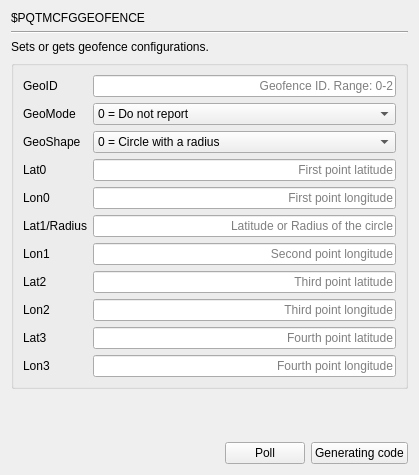
     <widget class="QWidget" name="page_PQTMCFGGEOFENCE">
      <layout class="QGridLayout" name="gridLayout">
       <item row="0" column="0">
        <widget class="QLabel" name="label_516">
         <property name="text">
          <string>$PQTMCFGGEOFENCE</string>
         </property>
        </widget>
       </item>
       <item row="1" column="0" colspan="3">
        <widget class="Line" name="line_134">
         <property name="orientation">
          <enum>Qt::Horizontal</enum>
         </property>
        </widget>
       </item>
       <item row="3" column="0" colspan="3">
        <widget class="QGroupBox" name="groupBox_128">
         <property name="title">
          <string/>
         </property>
         <layout class="QGridLayout" name="gridLayout_37">
          <item row="4" column="0">
           <widget class="QLabel" name="label_28">
            <property name="text">
             <string>Lon0</string>
            </property>
           </widget>
          </item>
          <item row="1" column="1">
           <widget class="QComboBox" name="comboBox_PQTMCFGGEOFENCE_GeoMode">
            <property name="currentIndex">
             <number>0</number>
            </property>
            <item>
             <property name="text">
              <string>0 = Do not report</string>
             </property>
            </item>
            <item>
             <property name="text">
              <string>1 = Report when entering the geo-fence</string>
             </property>
            </item>
            <item>
             <property name="text">
              <string>2 = Report when leaving the geo-fence</string>
             </property>
            </item>
            <item>
             <property name="text">
              <string>3 = Report when entering or leaving the geo-fence</string>
             </property>
            </item>
           </widget>
          </item>
          <item row="9" column="1">
           <widget class="QLineEdit" name="lineEdit_PQTMCFGGEOFENCE_Lat3">
            <property name="alignment">
             <set>Qt::AlignRight|Qt::AlignTrailing|Qt::AlignVCenter</set>
            </property>
            <property name="placeholderText">
             <string>Fourth point latitude</string>
            </property>
           </widget>
          </item>
          <item row="5" column="0">
           <widget class="QLabel" name="label_29">
            <property name="text">
             <string>Lat1/Radius</string>
            </property>
           </widget>
          </item>
          <item row="0" column="0">
           <widget class="QLabel" name="label_26">
            <property name="text">
             <string>GeoID</string>
            </property>
           </widget>
          </item>
          <item row="10" column="1">
           <widget class="QLineEdit" name="lineEdit_PQTMCFGGEOFENCE_Lon3">
            <property name="alignment">
             <set>Qt::AlignRight|Qt::AlignTrailing|Qt::AlignVCenter</set>
            </property>
            <property name="placeholderText">
             <string>Fourth point longitude</string>
            </property>
           </widget>
          </item>
          <item row="9" column="0">
           <widget class="QLabel" name="label_33">
            <property name="text">
             <string>Lat3</string>
            </property>
           </widget>
          </item>
          <item row="3" column="0">
           <widget class="QLabel" name="label_27">
            <property name="text">
             <string>Lat0</string>
            </property>
           </widget>
          </item>
          <item row="5" column="1">
           <widget class="QLineEdit" name="lineEdit_PQTMCFGGEOFENCE_Lat1_Radius">
            <property name="alignment">
             <set>Qt::AlignRight|Qt::AlignTrailing|Qt::AlignVCenter</set>
            </property>
            <property name="placeholderText">
             <string>Latitude or Radius of the circle</string>
            </property>
           </widget>
          </item>
          <item row="10" column="0">
           <widget class="QLabel" name="label_34">
            <property name="text">
             <string>Lon3</string>
            </property>
           </widget>
          </item>
          <item row="3" column="1">
           <widget class="QLineEdit" name="lineEdit_PQTMCFGGEOFENCE_Lat0">
            <property name="alignment">
             <set>Qt::AlignRight|Qt::AlignTrailing|Qt::AlignVCenter</set>
            </property>
            <property name="placeholderText">
             <string>First point latitude</string>
            </property>
           </widget>
          </item>
          <item row="1" column="0">
           <widget class="QLabel" name="label_712">
            <property name="text">
             <string>GeoMode</string>
            </property>
           </widget>
          </item>
          <item row="8" column="1">
           <widget class="QLineEdit" name="lineEdit_PQTMCFGGEOFENCE_Lon2">
            <property name="alignment">
             <set>Qt::AlignRight|Qt::AlignTrailing|Qt::AlignVCenter</set>
            </property>
            <property name="placeholderText">
             <string>Third point longitude</string>
            </property>
           </widget>
          </item>
          <item row="6" column="1">
           <widget class="QLineEdit" name="lineEdit_PQTMCFGGEOFENCE_Lon1">
            <property name="alignment">
             <set>Qt::AlignRight|Qt::AlignTrailing|Qt::AlignVCenter</set>
            </property>
            <property name="placeholderText">
             <string>Second point longitude</string>
            </property>
           </widget>
          </item>
          <item row="7" column="1">
           <widget class="QLineEdit" name="lineEdit_PQTMCFGGEOFENCE_Lat2">
            <property name="alignment">
             <set>Qt::AlignRight|Qt::AlignTrailing|Qt::AlignVCenter</set>
            </property>
            <property name="placeholderText">
             <string>Third point latitude</string>
            </property>
           </widget>
          </item>
          <item row="4" column="1">
           <widget class="QLineEdit" name="lineEdit_PQTMCFGGEOFENCE_Lon0">
            <property name="alignment">
             <set>Qt::AlignRight|Qt::AlignTrailing|Qt::AlignVCenter</set>
            </property>
            <property name="placeholderText">
             <string>First point longitude</string>
            </property>
           </widget>
          </item>
          <item row="0" column="1">
           <widget class="QLineEdit" name="lineEdit_PQTMCFGGEOFENCE_GeoID">
            <property name="alignment">
             <set>Qt::AlignRight|Qt::AlignTrailing|Qt::AlignVCenter</set>
            </property>
            <property name="placeholderText">
             <string>Geofence ID. Range: 0-2</string>
            </property>
           </widget>
          </item>
          <item row="2" column="1">
           <widget class="QComboBox" name="comboBox_PQTMCFGGEOFENCE_GeoShape">
            <property name="currentIndex">
             <number>0</number>
            </property>
            <item>
             <property name="text">
              <string>0 = Circle with a radius</string>
             </property>
            </item>
            <item>
             <property name="text">
              <string>1 = Circle with one point on circle</string>
             </property>
            </item>
            <item>
             <property name="text">
              <string>2 = Triangle</string>
             </property>
            </item>
            <item>
             <property name="text">
              <string>3 = Quadrangle</string>
             </property>
            </item>
           </widget>
          </item>
          <item row="8" column="0">
           <widget class="QLabel" name="label_32">
            <property name="text">
             <string>Lon2</string>
            </property>
           </widget>
          </item>
          <item row="2" column="0">
           <widget class="QLabel" name="label_713">
            <property name="text">
             <string>GeoShape</string>
            </property>
           </widget>
          </item>
          <item row="7" column="0">
           <widget class="QLabel" name="label_31">
            <property name="text">
             <string>Lat2</string>
            </property>
           </widget>
          </item>
          <item row="6" column="0">
           <widget class="QLabel" name="label_30">
            <property name="text">
             <string>Lon1</string>
            </property>
           </widget>
          </item>
         </layout>
        </widget>
       </item>
       <item row="4" column="2">
        <spacer name="verticalSpacer">
         <property name="orientation">
          <enum>Qt::Vertical</enum>
         </property>
         <property name="sizeHint" stdset="0">
          <size>
           <width>20</width>
           <height>47</height>
          </size>
         </property>
        </spacer>
       </item>
       <item row="5" column="0">
        <spacer name="horizontalSpacer_153">
         <property name="orientation">
          <enum>Qt::Horizontal</enum>
         </property>
         <property name="sizeHint" stdset="0">
          <size>
           <width>194</width>
           <height>20</height>
          </size>
         </property>
        </spacer>
       </item>
       <item row="5" column="1">
        <widget class="QPushButton" name="poll_PQTMCFGGEOFENCE">
         <property name="text">
          <string>Poll</string>
         </property>
        </widget>
       </item>
       <item row="5" column="2">
        <widget class="QPushButton" name="GC_PQTMCFGGEOFENCE">
         <property name="layoutDirection">
          <enum>Qt::LeftToRight</enum>
         </property>
         <property name="text">
          <string>Generating code</string>
         </property>
        </widget>
       </item>
       <item row="2" column="0" colspan="2">
        <widget class="QLabel" name="label">
         <property name="text">
          <string>Sets or gets geofence configurations.</string>
         </property>
        </widget>
       </item>
      </layout>
     </widget>
